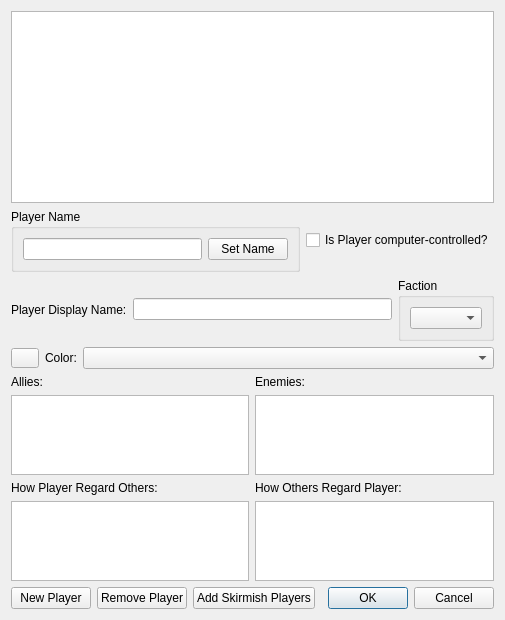
<?xml version="1.0" encoding="UTF-8"?>
<ui version="4.0">
 <class>WBQtPlayerListDialog</class>
 <widget class="QDialog" name="WBQtPlayerListDialog">
  <property name="geometry">
   <rect>
    <x>0</x>
    <y>0</y>
    <width>460</width>
    <height>620</height>
   </rect>
  </property>
  <property name="windowTitle">
   <string>Player List</string>
  </property>
  <layout class="QVBoxLayout" name="rootLayout" stretch="0,0,0,0,1,0">
   <item>
    <widget class="QListWidget" name="players">
     <property name="minimumSize">
      <size>
       <width>0</width>
       <height>120</height>
      </size>
     </property>
    </widget>
   </item>
   <item>
    <layout class="QHBoxLayout" name="identityRow" stretch="1,0">
     <item>
      <widget class="QGroupBox" name="nameBox">
       <property name="title">
        <string>Player Name</string>
       </property>
       <layout class="QHBoxLayout" name="nameLay" stretch="1,0">
        <item>
         <widget class="QLineEdit" name="nameEdit"/>
        </item>
        <item>
         <widget class="QPushButton" name="setNameButton">
          <property name="text">
           <string>Set Name</string>
          </property>
          <property name="autoDefault">
           <bool>false</bool>
          </property>
         </widget>
        </item>
       </layout>
      </widget>
     </item>
     <item>
      <widget class="QCheckBox" name="isComputerCheck">
       <property name="text">
        <string>Is Player computer-controlled?</string>
       </property>
      </widget>
     </item>
    </layout>
   </item>
   <item>
    <layout class="QHBoxLayout" name="displayRow" stretch="0,1,0">
     <item>
      <widget class="QLabel" name="displayNameLabel">
       <property name="text">
        <string>Player Display Name:</string>
       </property>
      </widget>
     </item>
     <item>
      <widget class="QLineEdit" name="displayNameEdit"/>
     </item>
     <item>
      <widget class="QGroupBox" name="factionBox">
       <property name="title">
        <string>Faction</string>
       </property>
       <layout class="QHBoxLayout" name="factionLay">
        <item>
         <widget class="QComboBox" name="factionCombo"/>
        </item>
       </layout>
      </widget>
     </item>
    </layout>
   </item>
   <item>
    <layout class="QHBoxLayout" name="colorRow" stretch="0,0,1">
     <item>
      <widget class="QPushButton" name="colorButton">
       <property name="minimumSize">
        <size>
         <width>28</width>
         <height>20</height>
        </size>
       </property>
       <property name="maximumSize">
        <size>
         <width>28</width>
         <height>20</height>
        </size>
       </property>
       <property name="autoDefault">
        <bool>false</bool>
       </property>
      </widget>
     </item>
     <item>
      <widget class="QLabel" name="colorLabel">
       <property name="text">
        <string>Color:</string>
       </property>
      </widget>
     </item>
     <item>
      <widget class="QComboBox" name="colorCombo"/>
     </item>
    </layout>
   </item>
   <item>
    <layout class="QGridLayout" name="relations">
     <item row="0" column="0">
      <widget class="QLabel" name="alliesLabel">
       <property name="text">
        <string>Allies:</string>
       </property>
      </widget>
     </item>
     <item row="0" column="1">
      <widget class="QLabel" name="enemiesLabel">
       <property name="text">
        <string>Enemies:</string>
       </property>
      </widget>
     </item>
     <item row="1" column="0">
      <widget class="QListWidget" name="allies">
       <property name="selectionMode">
        <enum>QAbstractItemView::MultiSelection</enum>
       </property>
      </widget>
     </item>
     <item row="1" column="1">
      <widget class="QListWidget" name="enemies">
       <property name="selectionMode">
        <enum>QAbstractItemView::MultiSelection</enum>
       </property>
      </widget>
     </item>
     <item row="2" column="0">
      <widget class="QLabel" name="regardOutLabel">
       <property name="text">
        <string>How Player Regard Others:</string>
       </property>
      </widget>
     </item>
     <item row="2" column="1">
      <widget class="QLabel" name="regardInLabel">
       <property name="text">
        <string>How Others Regard Player:</string>
       </property>
      </widget>
     </item>
     <item row="3" column="0">
      <widget class="QListWidget" name="regardOut">
       <property name="selectionMode">
        <enum>QAbstractItemView::NoSelection</enum>
       </property>
      </widget>
     </item>
     <item row="3" column="1">
      <widget class="QListWidget" name="regardIn">
       <property name="selectionMode">
        <enum>QAbstractItemView::NoSelection</enum>
       </property>
      </widget>
     </item>
    </layout>
   </item>
   <item>
    <layout class="QHBoxLayout" name="buttons">
     <item>
      <widget class="QPushButton" name="newButton">
       <property name="text">
        <string>New Player</string>
       </property>
       <property name="autoDefault">
        <bool>false</bool>
       </property>
      </widget>
     </item>
     <item>
      <widget class="QPushButton" name="removeButton">
       <property name="text">
        <string>Remove Player</string>
       </property>
       <property name="autoDefault">
        <bool>false</bool>
       </property>
      </widget>
     </item>
     <item>
      <widget class="QPushButton" name="skirmishButton">
       <property name="text">
        <string>Add Skirmish Players</string>
       </property>
       <property name="autoDefault">
        <bool>false</bool>
       </property>
      </widget>
     </item>
     <item>
      <spacer name="buttonSpacer">
       <property name="orientation">
        <enum>Qt::Horizontal</enum>
       </property>
      </spacer>
     </item>
     <item>
      <widget class="QPushButton" name="okButton">
       <property name="text">
        <string>OK</string>
       </property>
       <property name="default">
        <bool>true</bool>
       </property>
      </widget>
     </item>
     <item>
      <widget class="QPushButton" name="cancelButton">
       <property name="text">
        <string>Cancel</string>
       </property>
       <property name="autoDefault">
        <bool>false</bool>
       </property>
      </widget>
     </item>
    </layout>
   </item>
  </layout>
 </widget>
 <resources/>
 <connections/>
</ui>
